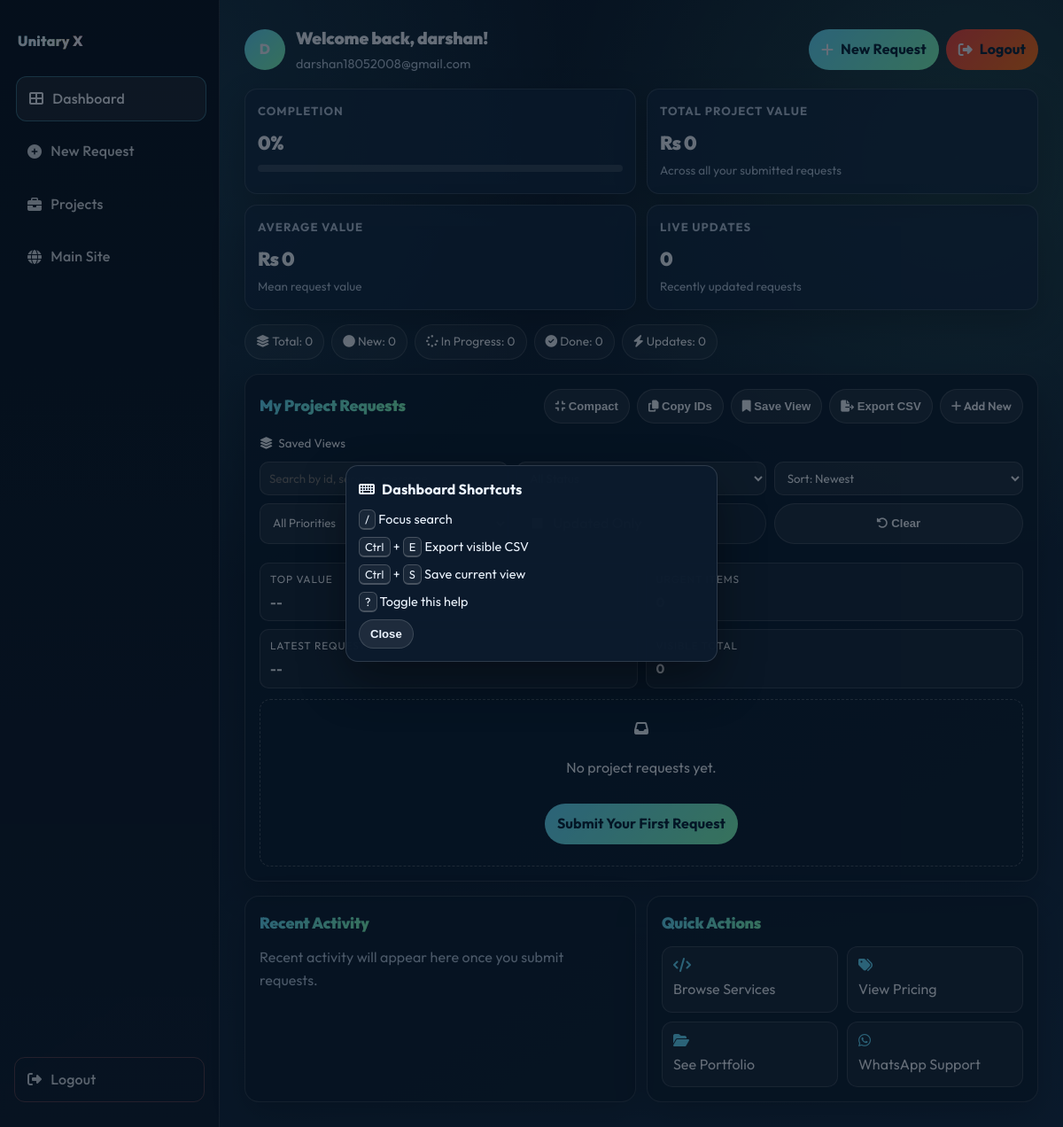
The app's page /dashboard (signed in) with its own data.
### backup/app.py (models this page shows, shortened)
class User(db.Model):
    __tablename__ = 'users'
    id           = db.Column(db.Integer, primary_key=True)
    name         = db.Column(db.String(100), nullable=False)
    email        = db.Column(db.String(150), unique=True, nullable=False)
    password     = db.Column(db.String(200), nullable=False)
    role         = db.Column(db.String(20), default='user')   # 'user' | 'admin'
    created_at   = db.Column(db.DateTime, default=datetime.utcnow)
    is_active    = db.Column(db.Boolean, default=True)

### backup/app.py (the view)
@app.route("/dashboard")
@login_required
def user_dashboard():
    user = current_user()
    my_requests = ProjectRequest.query.filter_by(
        email=user.email
    ).order_by(ProjectRequest.created_at.desc()).all()
    for req in my_requests:
        if req.is_new_update:
            flash(f"Your project #{req.id:04d} has been updated to '{req.status}'!", "success")
            req.is_new_update = False
    db.session.commit()
    return render_template("dashboard.html", user=user,
                           my_requests=my_requests)

### backup/app.py (called while the page is built)
def login_required(f):
    @wraps(f)
    def decorated(*args, **kwargs):
        if 'user_id' not in session:
            return redirect(url_for('login'))
        return f(*args, **kwargs)
    return decorated

def current_user():
    uid = session.get('user_id')
    return User.query.get(uid) if uid else None

### backup/templates/dashboard.html (shortened to what this page needs)
<!DOCTYPE html>
<html lang="en">
<head>
    <link rel="stylesheet" href="https://cdnjs.cloudflare.com/ajax/libs/font-awesome/6.5.1/css/all.min.css" />
    <link rel="stylesheet" href="{{ url_for('static', filename='dashboard.css') }}?v=20260320gapfix1" />
</head>
<body class="dash-body" data-dashboard-version="new-user-page-v1">
    {% set new_count = my_requests|selectattr('status','eq','New')|list|length %}
    {% set progress_count = my_requests|selectattr('status','eq','In Progress')|list|length %}
    {% set done_count = my_requests|selectattr('status','eq','Done')|list|length %}
    {% set avg_value = (total_value // (my_requests|length)) if my_requests else 0 %}
    <aside class="dash-sidebar">
        <div class="sidebar-logo">
            <span class="logo-fallback-text" aria-hidden="true">Unitary X</span>
        </div>
        <nav class="sidebar-nav">
            <a href="/dashboard" class="sidebar-link active"><i class="fas fa-th-large"></i> Dashboard</a>
            <a href="/#contact" class="sidebar-link"><i class="fas fa-plus-circle"></i> New Request</a>
            <a href="/#projects" class="sidebar-link"><i class="fas fa-briefcase"></i> Projects</a>
            <a href="/" class="sidebar-link"><i class="fas fa-globe"></i> Main Site</a>
        </nav>
        <a href="/logout" class="sidebar-logout"><i class="fas fa-sign-out-alt"></i> Logout</a>
    </aside>
    <main class="dash-main">
        <header class="dash-topbar">
            <div class="dash-greeting">
                <div class="greeting-avatar">{{ user.name[0].upper() }}</div>
                <div>
                    <h1>Welcome back, {{ user.name.split()[0] }}!</h1>
                    <p>{{ user.email }}</p>
                </div>
            </div>
            <div class="topbar-actions" style="display:flex; gap:8px; align-items:center; flex-wrap:wrap;">
                <a href="/#contact" class="btn-primary"><i class="fas fa-plus"></i> New Request</a>
                <a href="/logout" class="btn-primary"
                    style="background:linear-gradient(130deg, #ef4444, #f97316); color:#fff;"><i
                        class="fas fa-sign-out-alt"></i> Logout</a>
            </div>
        </header>
        <section class="kpi-grid">
            <article class="kpi-card">
                <p class="kpi-label">Completion</p>
                <p class="kpi-value">{{ completion_pct|default(0) }}%</p>
                <div class="progress-track">
                </div>
            </article>
            <article class="kpi-card">
                <p class="kpi-label">Total Project Value</p>
                <p class="kpi-value">Rs {{ "{:,}".format(total_value|default(0)) }}</p>
                <p class="kpi-sub">Across all your submitted requests</p>
            </article>
            <article class="kpi-card">
                <p class="kpi-label">Average Value</p>
                <p class="kpi-value">Rs {{ "{:,}".format(avg_value) }}</p>
                <p class="kpi-sub">Mean request value</p>
            </article>
            <article class="kpi-card">
                <p class="kpi-label">Live Updates</p>
                <p class="kpi-value">{{ active_updates|length }}</p>
                <p class="kpi-sub">Recently updated requests</p>
            </article>
        </section>
        <section class="summary-row">
            <div class="summary-pill"><i class="fas fa-layer-group"></i> Total: {{ my_requests|length }}</div>
            <div class="summary-pill"><i class="fas fa-circle"></i> New: {{ new_count }}</div>
            <div class="summary-pill"><i class="fas fa-spinner"></i> In Progress: {{ progress_count }}</div>
            <div class="summary-pill"><i class="fas fa-check-circle"></i> Done: {{ done_count }}</div>
            <div class="summary-pill"><i class="fas fa-bolt"></i> Updates: {{ active_updates|length }}</div>
        </section>
        <section class="dash-section">
            <div class="dash-section-header">
                <h2>My Project Requests</h2>
                <div class="section-actions">
                    <button id="compactToggle" class="btn-chip" type="button"><i class="fas fa-compress"></i>
                        Compact</button>
                    <button id="copyVisibleIds" class="btn-chip" type="button"><i class="fas fa-copy"></i>
                        Copy IDs</button>
                    <button id="saveCurrentView" class="btn-chip" type="button"><i class="fas fa-bookmark"></i>
                        Save View</button>
                    <button id="exportCsv" class="btn-chip" type="button"><i class="fas fa-file-export"></i> Export
                        CSV</button>
                    <a href="/#contact" class="btn-chip link-chip"><i class="fas fa-plus"></i> Add New</a>
                </div>
            </div>
            <div class="saved-views-wrap">
                <span class="saved-views-label"><i class="fas fa-layer-group"></i> Saved Views</span>
            </div>
            <div class="dash-toolbar">
                <select id="sortBy" class="dash-select">
                    <option value="newest">Sort: Newest</option>
                </select>
                <label class="toggle-chip"><input id="updatedOnly" type="checkbox" /> Updated Only</label>
                <button id="clearFilters" class="btn-chip" type="button"><i class="fas fa-rotate-left"></i>
                    Clear</button>
            </div>
            <div class="insight-strip">
                <div class="insight-card"><span>Top Value</span><strong id="insightTopValue">--</strong></div>
                <div class="insight-card"><span>Urgent Items</span><strong id="insightUrgent">0</strong></div>
                <div class="insight-card"><span>Latest Request</span><strong id="insightLatest">--</strong></div>
                <div class="insight-card"><span>Visible Total</span><strong id="insightVisible">0</strong></div>
            </div>
            {% if my_requests %}
            <div id="requestGrid" class="req-grid">
                {% for r in my_requests %}
                {% set pscore = 4 if r.priority|lower == 'urgent' else 3 if r.priority|lower == 'high' else 2 if
                r.priority|lower == 'medium' else 1 %}
                <article class="req-card" data-id="{{ '%04d' % r.id }}" data-service="{{ r.service|lower }}"
                    data-service-label="{{ r.service }}" data-status="{{ r.status|lower }}" data-priority="{{ pscore }}"
                    data-value="{{ r.value or 0 }}" data-date="{{ r.created_at.strftime('%Y%m%d%H%M%S') }}"
                    data-date-label="{{ r.created_at.strftime('%d %b %Y %H:%M') }}"
                    data-updated="{{ '1' if r.id in active_updates else '0' }}"
                    data-message="{{ (r.message or '')|lower }}">
                    <div class="req-card-top">
                        <span class="req-service-badge">{{ r.service|capitalize }}</span>
                        <span class="req-status status-{{ r.status.lower().replace(' ', '-') }}">
                            {% if r.id in active_updates %}<span class="update-indicator"><i class="fas fa-bolt"></i>
                                Updated</span>{% endif %}
                            {% if r.status == 'New' %}<i class="fas fa-circle"></i> New{% elif r.status == 'In Progress'
                            %}<i class="fas fa-spinner"></i> In Progress{% else %}<i class="fas fa-check-circle"></i>
                            Done{% endif %}
                        </span>
                    </div>
                    <h3 class="req-card-title">{{ r.message[:72] }}{% if r.message|length > 72 %}...{% endif %}</h3>
                    <div class="req-card-meta">
                        <span><i class="fas fa-hashtag"></i> {{ '%04d' % r.id }}</span>
                        <span><i class="fas fa-calendar-alt"></i> {{ r.created_at.strftime('%d %b %Y') }}</span>
                        {% if r.deadline %}<span><i class="fas fa-clock"></i> {{ r.deadline }}</span>{% endif %}
                    </div>
                    <div class="mission-item"><span class="m-label">Priority</span><span
                            class="prio-badge prio-{{ r.priority|lower }}">{{ r.priority }}</span></div>
                    <div class="mission-item"><span class="m-label">Value</span><span class="value-tag">Rs {{
                            "{:,}".format(r.value or 0) }}</span></div>
                </article>
                {% endfor %}
            </div>
            <div id="noResults" class="req-empty" style="display:none;">
                <i class="fas fa-filter-circle-xmark"></i>
                <p>No requests match your filters.</p>
            </div>
            {% else %}
            <div class="req-empty">
                <i class="fas fa-inbox"></i>
                <p>No project requests yet.</p>
                <a href="/#contact" class="btn-primary btn-empty">Submit Your First Request</a>
            </div>
            {% endif %}
        </section>
        <section class="bottom-grid">
            <section class="dash-section timeline-card">
                <div class="dash-section-header">
                    <h2>Recent Activity</h2>
                </div>
                {% if my_requests %}
                <ul class="timeline-list">
                    {% for r in my_requests[:5] %}
                    <li>
                        <span class="tl-dot status-{{ r.status.lower().replace(' ', '-') }}"></span>
                        <div>
                            <p class="tl-main">#{{ '%04d' % r.id }} - {{ r.status }}</p>
                            <p class="tl-sub">{{ r.created_at.strftime('%d %b %Y') }} | {{ r.service|capitalize }}</p>
                        </div>
                    </li>
                    {% endfor %}
                </ul>
                {% else %}
                <p class="empty-note">Recent activity will appear here once you submit requests.</p>
                {% endif %}
            </section>
            <section class="dash-section">
                <div class="dash-section-header">
                    <h2>Quick Actions</h2>
                </div>
                <div class="quick-grid">
                    <a href="/#services" class="quick-card"><i class="fas fa-code"></i><span>Browse Services</span></a>
                    <a href="/#pricing" class="quick-card"><i class="fas fa-tags"></i><span>View Pricing</span></a>
                    <a href="/#projects" class="quick-card"><i class="fas fa-folder-open"></i><span>See
                            Portfolio</span></a>
                    <a href="https://wa.me/919876543210" class="quick-card" target="_blank"><i
                            class="fab fa-whatsapp"></i><span>WhatsApp Support</span></a>
                </div>
            </section>
        </section>
    </main>
    <div id="shortcutHelp" class="shortcut-help" hidden>
        <div class="shortcut-panel">
            <h3><i class="fas fa-keyboard"></i> Dashboard Shortcuts</h3>
            <p><kbd>/</kbd> Focus search</p>
            <p><kbd>Ctrl</kbd> + <kbd>E</kbd> Export visible CSV</p>
            <p><kbd>Ctrl</kbd> + <kbd>S</kbd> Save current view</p>
            <p><kbd>?</kbd> Toggle this help</p>
            <button id="closeShortcutHelp" class="btn-chip" type="button">Close</button>
        </div>
    </div>
</body>
</html>

### backup/templates/dashboard.html (style rules this page uses)
body.dash-body, body.dash-body * { color: #edf5ff; }
body.dash-body .muted, body.dash-body .dash-greeting p, body.dash-body .kpi-label, body.dash-body .kpi-sub, body.dash-body .req-card-meta, body.dash-body .tl-sub, body.dash-body .m-label, body.dash-body .empty-note, body.dash-body .req-empty, body.dash-body .result-count { color: #aec2d9 !important; }
body.dash-body .sidebar-link, body.dash-body .sidebar-logout { color: #edf5ff !important; }
body.dash-body .btn-primary { color: #04253d !important; }
body.dash-body .quick-card i { color: #62dbff !important; }

### records on screen
User: name "D", name "darshan", email "darshan18052008@gmail.com"

### other values on screen
{{ completion_pct|default(0) }} "0"
{{ "{:,}".format(total_value|default(0)) }} "0"
{{ "{:,}".format(avg_value) }} "0"
{{ active_updates|length }} "0"
{{ my_requests|length }} "0"
{{ new_count }} "0"
{{ progress_count }} "0"
{{ done_count }} "0"
